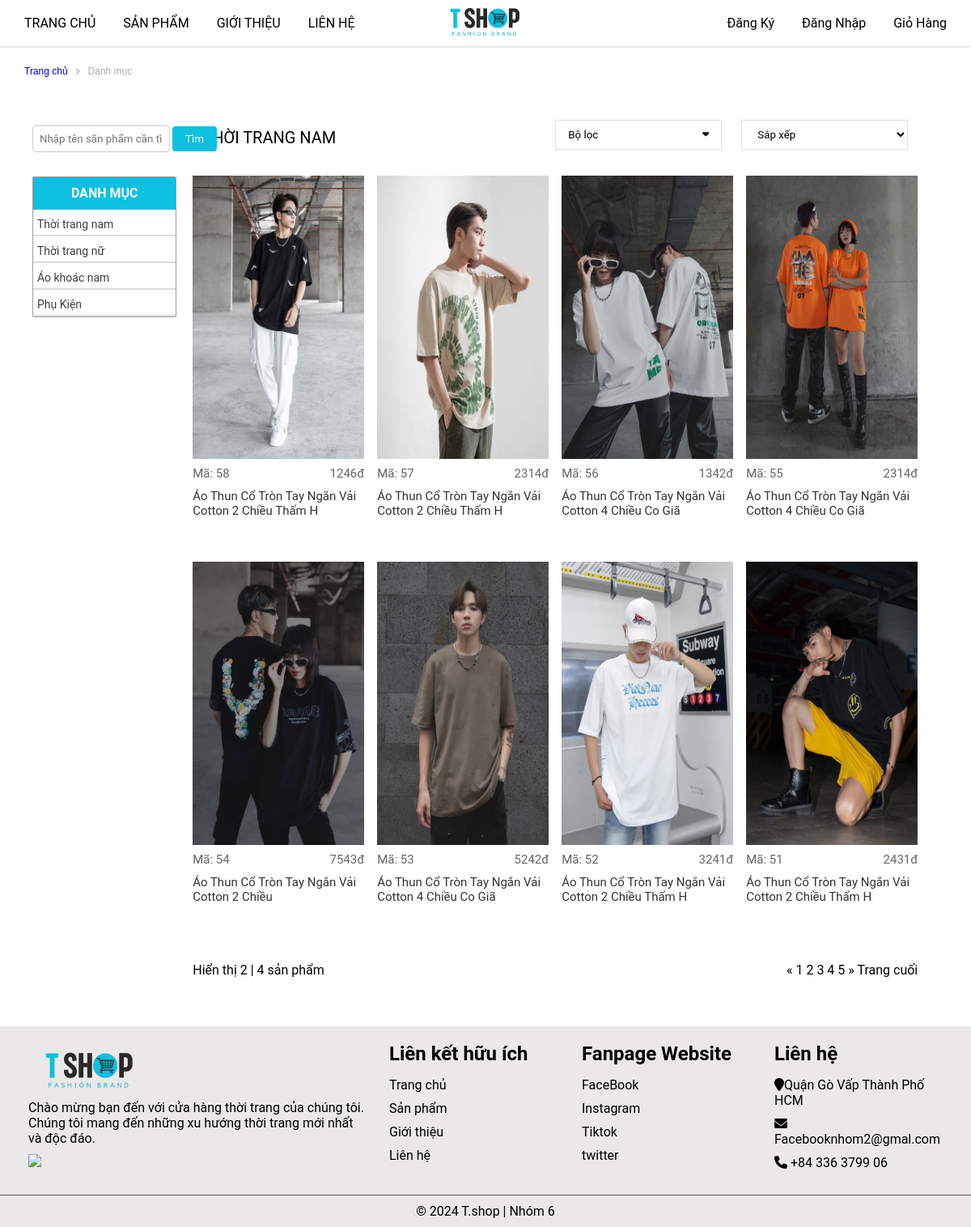
Page /index.php?mod=product&act=detail&id=1 on the committed database.
### tables this page shows
CREATE TABLE `danhmuc` (
  `madm` int(11) NOT NULL,
  `tendm` varchar(50) NOT NULL,
  `soluongsp` int(11) NOT NULL,
  `thutu` int(11) NOT NULL
);

CREATE TABLE `sanpham` (
  `masp` int(11) NOT NULL,
  `tensp` varchar(50) NOT NULL,
  `dongia` int(11) NOT NULL,
  `khuyenmai` int(11) NOT NULL,
  `soluong` int(11) NOT NULL,
  `ngaytao` datetime NOT NULL DEFAULT current_timestamp(),
  `anh` varchar(500) DEFAULT NULL,
  `mota` text NOT NULL,
  `soluotxem` int(11) NOT NULL,
  `hoatdong` int(11) NOT NULL,
  `madm` int(11) NOT NULL,
  `mabl` int(11) NOT NULL
);

### model/categories.php (called while the page is built, shortened)
<?php
    include_once 'model/connect.php';
    function get_categories(){
        $sql="SELECT * FROM danhmuc";
        $conn = pdo_get_connection();
        $stmt = $conn->prepare($sql);
        $stmt->execute();
        return $stmt->fetchAll();
    }
    function get_categoriesID($id){
        return pdo_query_one("SELECT * FROM danhmuc WHERE madm = ?",$id);
    }
?>

### model/connect.php (called while the page is built, shortened)
<?php
function pdo_get_connection(){
    $dburl = "mysql:host=localhost; dbname=fashion;charset=utf8";
    $username = 'root';
    $password = '';
    $conn = new PDO($dburl, $username, $password);
    $conn->setAttribute(PDO::ATTR_ERRMODE, PDO::ERRMODE_EXCEPTION);
    return $conn;
}
function pdo_query($sql){
    $sql_args = array_slice(func_get_args(), 1);
    try{
        $conn = pdo_get_connection();
        $stmt = $conn->prepare($sql);
        $stmt->execute($sql_args);
        $rows = $stmt->fetchAll();
        return $rows;
    }
    catch(PDOException $e){
        throw $e;
    }
    finally{
        unset($conn);
    }
}
function pdo_query_one($sql){
    $sql_args = array_slice(func_get_args(), 1);
    try{
        $conn = pdo_get_connection();
        $stmt = $conn->prepare($sql);
        $stmt->execute($sql_args);
        $row = $stmt->fetch(PDO::FETCH_ASSOC);
        return $row;
    }
    catch(PDOException $e){
        throw $e;
    }
    finally{
        unset($conn);
    }
}

### model/products.php (called while the page is built, shortened)
<?php
function get_ByCategories($id)
{
    return pdo_query("SELECT * FROM sanpham WHERE madm=$id");
}

### view/page_danhmuc_detail.php (the view, shortened to what this page needs)
<main>
    <div class="container-danhmuc">
        <div class="danhmuc-top row">
            <p><a href="?mod=page&act=home">Trang chủ</a></p><i class="fa-solid fa-angle-right"></i><p>Danh mục</p>
        </div>
    </div>
    <section class="danhmuc">
        <div class="container-danhmuc">
            <div class="row">
                <div class="danhmuc-left">
                    <form action="" id="search" method="get">
                        <input type="text" name="keyword" placeholder="Nhập tên sãn phẩm cần tìm">
                        <input type="submit" name="submit" value="Tìm">
                    </form>
                    <ul>
                        <h4>DANH MỤC</h4>
                        <?php foreach($data['dsdm'] as $dm): ?>
                            <li class="danhmuc-left-li">
                                <a href="index.php?mod=product&act=detail&id=<?=$dm['madm']?>">
                                    <?=$dm['tendm']?>
                                </a> <hr color="#ddd">
                            </li>
                        <?php endforeach; ?>
                    </ul>
                </div>
                <div class="danhmuc-right row">
                    <div class="danhmuc-right-top-item">
                        <p class="tendanhmuc"><?=$ctdanhmuc['tendm']?></p>
                    </div>
                    <div class="danhmuc-right-top-item">
                        <button><span>Bộ lọc</span><i class="fa-solid fa-caret-down"></i></button>
                    </div>
                    <div class="danhmuc-right-top-item">
                        <select name="" id="">
                            <option value="">Sắp xếp</option>
                        </select>
                    </div>
                    <div class="danhmuc-right-content row">
                        <?php
                            usort($dssanpham, function($a, $b) {
                                return strtotime($b['ngaytao']) - strtotime($a['ngaytao']);
                            });
                            $count = 0;
                            foreach($dssanpham as $sp):
                                if ($count < 8):
                            ?>
                        <div class="danhmuc-right-content-item">
                            <a href="?mod=product&act=ctsanpham&id=<?=$sp['masp']?>"><img src="upload/product/<?=$sp['anh']?>"><br></a>
                            <p>Mã: <?=$sp['masp']?><span><?=$sp['khuyenmai']?>đ</span></p>
                            <a href=""><h3><?=$sp['tensp']?></h3></a>
                        </div>
                        <?php
                            $count++;
                            endif;
                            endforeach;
                        ?>
                    </div>
                    <div class="danhmuc-right-bottom row">
                        <div class="danhmuc-right-bottom-item">
                            <p>Hiển thị 2<span> | </span>4 sản phẩm</p>
                        </div>
                        <div class="danhmuc-right-bottom-item">
                            <p><span>&#171;</span> 1 2 3 4 5 <span>&#187;</span> Trang cuối</p>
                        </div>
                    </div>
                </div>
            </div>
        </div>
    </section>
</main>

### assets_user/css/style.css (style rules this page uses)
:root { --main-text-font: Arial, Helvetica, sans-serif; }
* { margin: 0; padding: 0; box-sizing: border-box; font-family: "Roboto", "HelveticaNeue", "Helvetica Neue", sans-serif; }
body { align-items: center; }
ul { list-style: none; }
a { text-decoration: none; }
main { margin-top: 68px; overflow-x: hidden; }
h3 { padding-top: 10px; padding-bottom: 30px; font-size: 20px; font-weight: 400; }
.row { display: flex; flex-wrap: wrap; }
.danhmuc { padding: 20px; margin: 20px; }
.container-danhmuc { margin: 0; }
.danhmuc-top { width: 100%; height: 40px; margin-left: 20px; align-items: center; }
.danhmuc-top .fa-solid { color: #aaa; font-size: 10px; }
.danhmuc-top p { color: #aaa; font-family: var(--main-text-font); padding: 10px; font-size: 12px; }
.danhmuc-top p a { font-family: var(--main-text-font); margin: 0px; font-size: 12px; }
.danhmuc-left form { display: flex; align-items: center; }
.danhmuc-left input[type="text"] { width: 170px; padding: 8px; margin-top: 10px; margin-right: 3px; border: 1px solid #cccccc; border-radius: 4px; }
.danhmuc-left input[type="submit"] { padding: 8px 16px; background-color: #0cc0df; color: #fff; border: none; border-radius: 4px; margin-top: 10px; cursor: pointer; }
.danhmuc-left { width: 17.7%; position: relative; top: -23px; z-index: 10; }
.danhmuc-right { width: 80%; }
.tendanhmuc { text-transform: uppercase; }
.danhmuc-right-top-item:first-child { flex: 2; margin-top: 10px; font-size: 20px; font-family: var(--main-text-font); font-weight: 400; }
.danhmuc-right-top-item { flex: 1; padding: 0 12px; }
.danhmuc-right-top-item button { width: 100%; padding: 10px 15px; display: flex; justify-content: space-between; background-color: #fff; border: 1px solid #dddddd; cursor: pointer; }
.danhmuc-right-top-item select { width: 100%; padding: 9px 15px; display: flex; justify-content: space-between; background-color: #fff; border: 1px solid #dddddd; cursor: pointer; }
.danhmuc-right-content { margin-top: 20px; justify-content: space-between; }
.danhmuc-right-content-item { width: calc(25% - 12px); padding: 12px 0; }
.danhmuc-right-content-item a h3 { font-size: 15px; font-weight: 400; color: #333333; }
.danhmuc-right-content-item img { width: 100%; height: 350px; }
.danhmuc-right-content-item p { display: flex; font-size: 15px; padding-top: 5px; justify-content: space-between; color: #666666; }
.danhmuc-right-bottom { width: 100%; justify-content: space-between; margin: 30px 0 20px; }
.danhmuc-left ul li { height: auto; }
.danhmuc-left ul { width: 90%; border: 1px solid rgb(160, 157, 157); margin-top: 10px; border-radius: 2px; }
.danhmuc-left ul h4 { width: auto; height: 40px; padding: 10px; color: white; text-align: center; background-color:#0cc0df; }
.danhmuc-left ul li>a { color: rgb(66, 62, 62); padding-top: 10px; font-size: 14px; font-weight: 400; }
.danhmuc-left-li a { display: flex; padding: 5px; }

### assets_user/css/ctsanpham.css (style rules this page uses)
form { margin-top: 20px; padding-bottom: 20px; text-align: center; }
input[type="text"] { padding: 20px; margin-right: 10px; border: 1px solid #ccc; border-radius: 4px; }

### view/page_danhmuc_detail.php (style rules this page uses)
.danhmuc-right-top-item .tendanhmuc { text-transform: uppercase; }

### rows in the picture
danhmuc: tendm "Thời trang nam", tendm "THỜI TRANG NAM"
danhmuc: tendm "Thời trang nữ"
danhmuc: tendm "Áo khoác nam"
danhmuc: tendm "Phụ Kiện"
sanpham: anh (picture), masp "58", khuyenmai "1246", tensp "Áo Thun Cổ Tròn Tay Ngắn Vải Cotton 2 Chiều Thấm H"
sanpham: anh (picture), masp "57", khuyenmai "2314", tensp "Áo Thun Cổ Tròn Tay Ngắn Vải Cotton 2 Chiều Thấm H"
sanpham: anh (picture), masp "56", khuyenmai "1342", tensp "Áo Thun Cổ Tròn Tay Ngắn Vải Cotton 4 Chiều Co Giã"
sanpham: anh (picture), masp "55", khuyenmai "2314", tensp "Áo Thun Cổ Tròn Tay Ngắn Vải Cotton 4 Chiều Co Giã"
sanpham: anh (picture), masp "54", khuyenmai "7543", tensp "Áo Thun Cổ Tròn Tay Ngắn Vải Cotton 2 Chiều"
sanpham: anh (picture), masp "53", khuyenmai "5242", tensp "Áo Thun Cổ Tròn Tay Ngắn Vải Cotton 4 Chiều Co Giã"
sanpham: anh (picture), masp "52", khuyenmai "3241", tensp "Áo Thun Cổ Tròn Tay Ngắn Vải Cotton 2 Chiều Thấm H"
sanpham: anh (picture), masp "51", khuyenmai "2431", tensp "Áo Thun Cổ Tròn Tay Ngắn Vải Cotton 2 Chiều Thấm H"
